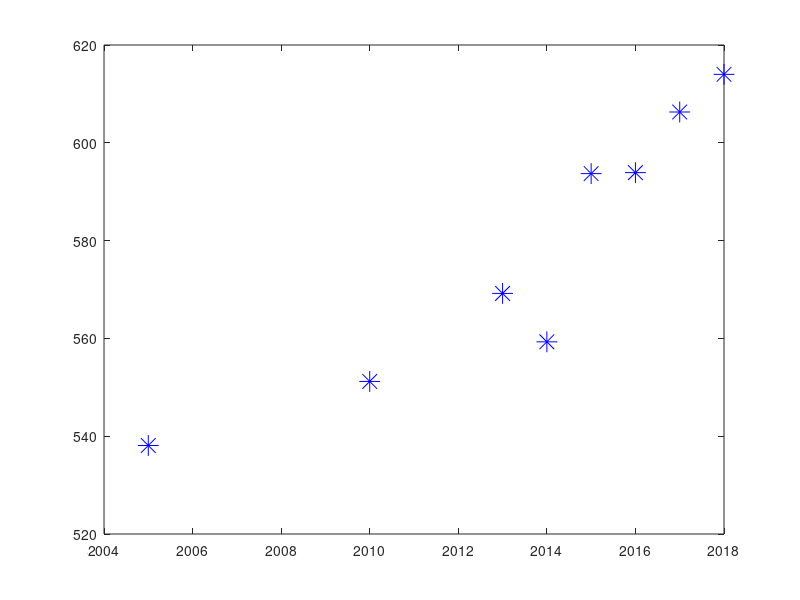
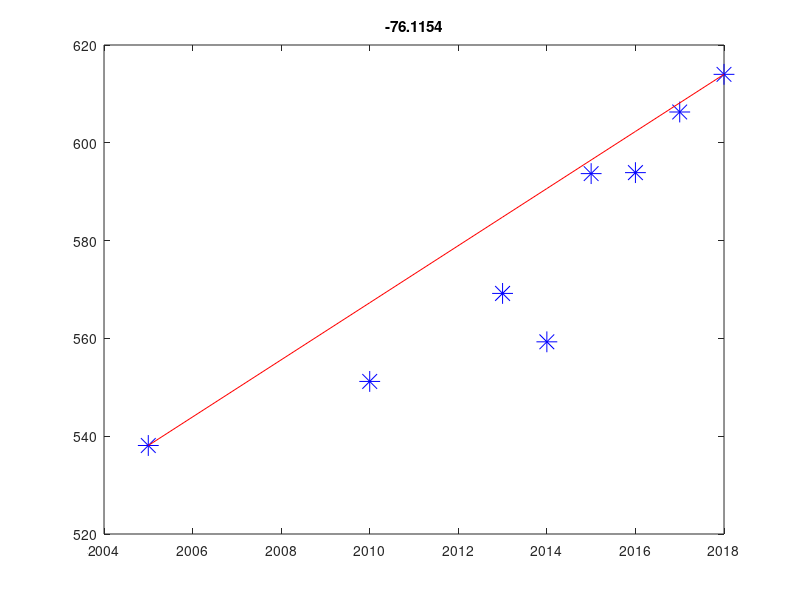
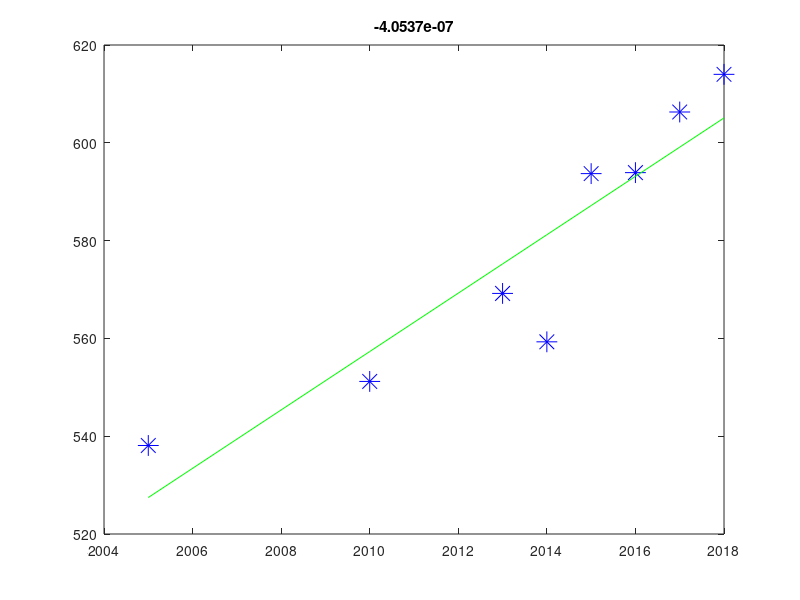

MATLAB code for these plots, in order:
#############################
#         TD 1.3 :          #
#       Approximation       #
#     et interpolation      #
#############################

clear all # supprime workspace
close all # ferme fenetres

#pkg load image


## Regression lineaire
#############################
annees = [2005 2010 2013 2014 2015 2016 2017 2018]'; 
deces = [538.1 551.2 569.2 559.3 593.7 593.9 606.3 614.0]'; # en milliers

figure()
plot(annees, deces, "b*","markersize",15)

grid_an = annees; grid_an = grid_an'; # grille d'approximation

# calcul de droite
a_1 =  (deces(8) - deces(1))/(annees(8) - annees(1)); # coefficient directeur
a_0 =  deces(8) -  (a_1 * annees(8)); # ordonnee à l'origine

loi_1 = (a_1*grid_an)+a_0; # loi droite 

figure()
plot(annees, deces, "b*","markersize",15)
hold on
plot(grid_an, loi_1, "r")

e_1=0
for i=1:8 
  e_1=e_1+(deces(i)-loi_1(i)); 
 endfor
title(e_1)

# approximation moindres carres
for i=1:8 
  annees2(i)=annees(i)*annees(i); 
  anneesdeces(i) = annees(i)*deces(i);
endfor

X = [8 sum(annees);sum(annees) sum(annees2) ];
invX = inv(X);

coef = invX*[sum(deces); sum(anneesdeces)];
loi_2 = (coef(2)*grid_an)+coef(1); # loi moindres carres

figure()
plot(annees, deces, "b*","markersize",15)
hold on
plot(grid_an, loi_2, "g")

e_2=0
for i=1:8 
  e_2=e_2+(deces(i)-loi_2(i)); 
 endfor
title(e_2)
